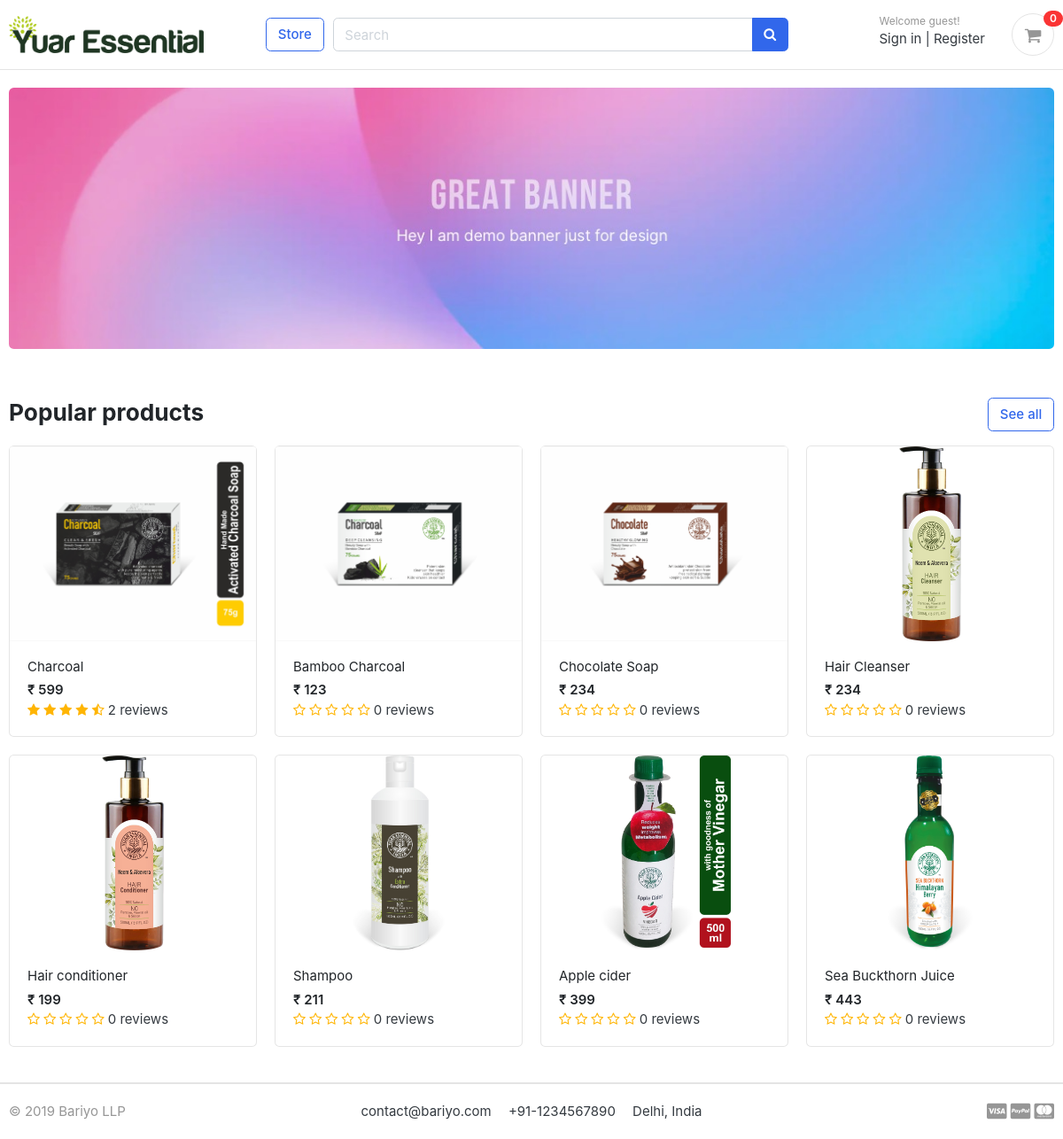
The page / on the database its author committed.
### store/models.py (models this page shows, shortened)
class Product(models.Model):
    product_name    = models.CharField(max_length=200, unique=True)
    slug            = models.SlugField(max_length=200, unique=True)
    description     = models.TextField(max_length=500, blank=True)
    flipkart_link   = models.CharField(max_length=500, blank=True)
    price           = models.IntegerField()
    images          = models.ImageField(upload_to='photos/products')
    stock           = models.IntegerField()
    is_available    = models.BooleanField(default=True)
    category        = models.ForeignKey(Category, on_delete=models.CASCADE)
    created_date    = models.DateTimeField(auto_now_add=True)
    modified_date   = models.DateTimeField(auto_now=True)
    def get_url(self):
        return reverse('product_detail', args=[self.category.slug, self.slug])
    def averageReview(self):
        reviews = ReviewRating.objects.filter(product=self, status=True).aggregate(average=Avg('rating'))
        avg = 0
        if reviews['average'] is not None:
            avg = float(reviews['average'])
        return avg
    def countReview(self):
        reviews = ReviewRating.objects.filter(product=self, status=True).aggregate(count=Count('id'))
        count = 0
        if reviews['count'] is not None:
            count = int(reviews['count'])
        return count

### yuaressential/views.py (the view)
# urls.py: 2. Add a URL to urlpatterns:  path('', views.home, name='home')
def home(request):
    latest_products = Product.objects.all().filter(is_available=True).order_by('-modified_date')
    products = Product.objects.all().filter(is_available=True)
    reviews = None
    if products:
        for product in products:
            reviews = ReviewRating.objects.filter(product_id=product.id, status=True)
    context = {
        'latest_products': latest_products,
        'products': products,
        'reviews': reviews,
    }
    return render(request, 'home.html', context)

### cart/context_processors.py (called while the page is built)
def counter(request):
    cart_count = 0
    if 'admin' in request.path:
        return {}
    else:
        try:
            cart = Cart.objects.filter(cart_id=_cart_id(request))
            if request.user.is_authenticated:
                cart_items = CartItem.objects.all().filter(user=request.user)
            else:
                cart_items = CartItem.objects.all().filter(cart=cart[:1])
            for cart_item in cart_items:
                cart_count += cart_item.quantity
        except Cart.DoesNotExist:
            cart_count = 0
    return dict(cart_count=cart_count, nav_cart=cart_items)

### cart/views.py (called while the page is built)
def _cart_id(request):
    cart = request.session.session_key
    if not cart:
        cart = request.session.create()
    return cart

### category/context_processors.py (called while the page is built)
def menu_links(request):
    links = Category.objects.all()
    return dict(links=links)

### templates/home.html
{% extends 'base.html' %}
{% load static %}
{% block content %}
<section class="section-intro padding-y-sm">
<div class="container">
<div class="intro-banner-wrap">
	<img src="{% static 'images/banners/1.jpg' %}" class="img-fluid rounded">
</div>
</div>
</section>
<section class="section-name padding-y-sm">
<div class="container">
<header class="section-heading">
	<a href="{% url 'store' %}" class="btn btn-outline-primary float-right">See all</a>
	<h3 class="section-title">Popular products</h3>
</header>
<div class="row">
	{% for product in products %}
	<div class="col-md-3">
		<div class="card card-product-grid">
			<a href="{{ product.get_url }}" class="img-wrap"> <img src="{{ product.images.url }}"> </a>
			<figcaption class="info-wrap">
				<a href="{{ product.get_url }}" class="title">{{ product.product_name }}</a>
				<div class="price mt-1">₹ {{ product.price }}</div>
				<div class="rating-star">
					<span>
						<i class="fa fa-star{% if product.averageReview < 0.5 %}-o{% elif product.averageReview >= 0.5 and product.averageReview < 1 %}-half-o {% endif %}" aria-hidden="true"></i>
						<i class="fa fa-star{% if product.averageReview < 1.5 %}-o{% elif product.averageReview >= 1.5 and product.averageReview < 2 %}-half-o {% endif %}" aria-hidden="true"></i>
						<i class="fa fa-star{% if product.averageReview < 2.5 %}-o{% elif product.averageReview >= 2.5 and product.averageReview < 3 %}-half-o {% endif %}" aria-hidden="true"></i>
						<i class="fa fa-star{% if product.averageReview < 3.5 %}-o{% elif product.averageReview >= 3.5 and product.averageReview < 4 %}-half-o {% endif %}" aria-hidden="true"></i>
						<i class="fa fa-star{% if product.averageReview < 4.5 %}-o{% elif product.averageReview >= 4.5 and product.averageReview < 5 %}-half-o {% endif %}" aria-hidden="true"></i>
						<span>{{product.countReview}} reviews</span>
					</span>
				</div>
			</figcaption>
		</div>
	</div>
	{% endfor %}
</div>
</div>
</section>
</body>
</html>
{% endblock %}

### templates/base.html (shortened to what this page needs)
{% load static %}
<!DOCTYPE HTML>
<html lang="en">
<head>
<link href="{% static './css/bootstrap.css' %}" rel="stylesheet" type="text/css"/>
<link href="{% static './fonts/fontawesome/css/all.min.css' %}" type="text/css" rel="stylesheet">
<link href="{% static './css/ui.css' %}" rel="stylesheet" type="text/css"/>
<link href="{% static './css/responsive.css' %}" rel="stylesheet" media="only screen and (max-width: 1200px)" />
<link href="{% static './css/custom.css' %}" rel="stylesheet" type="text/css"/>
<link rel="stylesheet" href="https://cdnjs.cloudflare.com/ajax/libs/font-awesome/4.7.0/css/font-awesome.min.css">
</head>
<body>
    {% include 'includes/navbar.html' %}
    {% block content %}
    {% endblock %}
    {% include 'includes/footer.html' %}

### templates/includes/navbar.html (shortened to what this page needs)
{% load static %}
<header class="section-header">
    <section class="header-main border-bottom">
        <div class="container">
    <div class="row align-items-center">
        <div class="col-lg-3 col-md-3 col-6">
            <a href="{% url 'home' %}" class="brand-wrap">
                <img class="logo" src="{% static './images/logo.png' %}">
            </a>
        </div>
        <a href="{% url 'store' %}" class="btn btn-outline-primary">Store</a>
        <div class="col-lg  col-md-6 col-sm-12 col">
            <form action="{% url 'search' %}" class="search" method='GET'>
                <div class="input-group w-100">
                    <input type="text" class="form-control" style="width:60%;" placeholder="Search" name="keyword">
                    <div class="input-group-append">
                      <button class="btn btn-primary" type="submit">
                        <i class="fa fa-search"></i>
                      </button>
                    </div>
                </div>
            </form>
        </div>
        <div class="col-lg-3 col-sm-6 col-8 order-2 order-lg-3">
                    <div class="d-flex justify-content-end mb-3 mb-lg-0">
                        {% if user.id is None %}
                        <div class="widget-header">
                            <small class="title text-muted">Welcome guest!</small>
                            <div>
                            <a href="{% url 'login' %}">Sign in</a> <span class="dark-transp"> | </span>
                            <a href="{% url 'register' %}"> Register</a>
                            </div>
                        </div>
                        {% endif %}
                        <a href="{% url 'cart' %}" class="widget-header pl-3 ml-3">
                            <div class="icon icon-sm rounded-circle border"><i class="fa fa-shopping-cart"></i></div>
                            <span class="badge badge-pill badge-danger notify">{{cart_count}}</span>
                        </a>
                    </div>
                </div>
    </div>
        </div>
    </section>
</header>

### templates/includes/footer.html (shortened to what this page needs)
<footer class="section-footer border-top">
	<div class="container">
		<section class="footer-bottom border-top row">
			<div class="col-md-2">
				<p class="text-muted"> &copy 2019 Bariyo LLP </p>
			</div>
			<div class="col-md-8 text-md-center">
				<span  class="px-2">contact@bariyo.com</span>
				<span  class="px-2">+91-1234567890</span>
				<span  class="px-2">Delhi, India</span>
			</div>
			<div class="col-md-2 text-md-right text-muted">
				<i class="fab fa-lg fa-cc-visa"></i>
				<i class="fab fa-lg fa-cc-paypal"></i>
				<i class="fab fa-lg fa-cc-mastercard"></i>
			</div>
		</section>
	</div>
</footer>
</body>
</html>

### static/css/ui.css (style rules this page uses)
html { font-family: "Inter", sans-serif; font-size: 15px; }
.img-wrap { text-align: center; display: block; }
.img-wrap img { max-width: 100%; }
.icon-xs, .icon-sm, .icon-md, .icon-lg { display: inline-block; text-align: center; flex-shrink: 0; flex-grow: 0; }
.icon-sm { width: 48px; height: 48px; line-height: 48px !important; font-size: 20px; }
.padding-y-sm { padding-top: 20px; padding-bottom: 20px; }
.section-heading { margin-bottom: 20px; margin-top: 15px; }
.section-title { color: #212529; }
p:last-child { margin-bottom: 0; }
.header-main { position: relative; padding-top: 1rem; padding-bottom: 1rem; }
.brand-wrap .logo, .navbar-brand .logo { margin-right: 7px; max-height: 42px; display: inline-block; }
.widget-header { display: inline-block; vertical-align: middle; position: relative; }
.widget-header a { color: #343a40; }
.widget-header i { color: #969696; }
.widget-header .title { display: block; }
.widget-header .notify { position: absolute; top: -3px; right: -10px; }
.footer-bottom { padding-top: 20px; padding-bottom: 20px; }
[class*=card-product] a.title { color: #212529; display: block; }
[class*=card-product] .img-wrap { overflow: hidden; position: relative; }
[class*=card-product] .img-wrap img { height: 100%; max-width: 100%; width: auto; display: inline-block; -o-object-fit: cover; object-fit: cover; }
.card-product-grid { margin-bottom: 20px; }
.card-product-grid .img-wrap { border-radius: 0.2rem 0.2rem 0 0; height: 220px; }
.card-product-grid .info-wrap { overflow: hidden; padding: 18px 20px; }
.card .img-wrap { overflow: hidden; }
.notify { position: absolute; top: -4px; right: -10px; display: inline-block; padding: 0.25em 0.6em; font-size: 12px; line-height: 1; text-align: center; border-radius: 3rem; color: #fff; background-color: #fa3434; }
.price { font-weight: 600; color: #212529; }

### static/css/custom.css (style rules this page uses)
.rating-star i { color: #ffb503 !important; }

### rows shown on the page
Product: images (picture), product_name "Charcoal", price "599", countReview "2"
Product: images (picture), product_name "Bamboo Charcoal", price "123", countReview "0"
Product: images (picture), product_name "Chocolate Soap", price "234", countReview "0"
Product: images (picture), product_name "Hair Cleanser", price "234", countReview "0"
Product: images (picture), product_name "Hair conditioner", price "199", countReview "0"
Product: images (picture), product_name "Shampoo", price "211", countReview "0"
Product: images (picture), product_name "Apple cider", price "399", countReview "0"
Product: images (picture), product_name "Sea Buckthorn Juice", price "443", countReview "0"

### other values the page prints
{{ cart_count }} "0"
